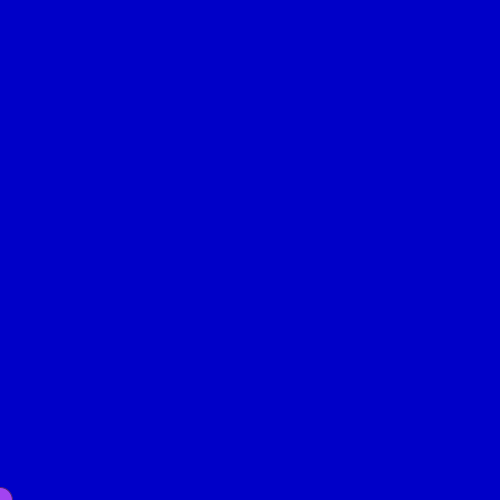
Frame 1 (no input)
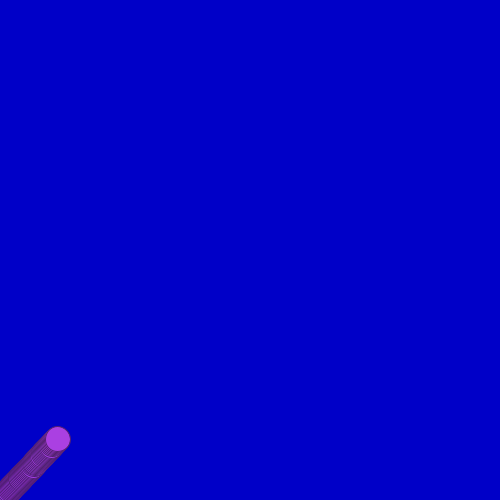
Frame 60 (the mouse pressed at the canvas centre just before this capture)
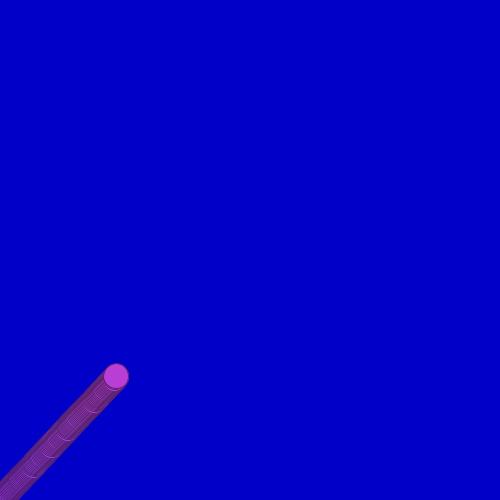
Frame 120 (the mouse held since frame 60 and released just before this capture)

The Processing sketch that drew these frames (run headless with seeded random() and noise(); from frame 60 on, the mouse is pressed at the canvas centre):

// Processing sketch: bila9b2D_BladzeniePred
// ── bila9b2D_BladzeniePred.pde
//"BILA" - MODEL RUCHU PUNKTU MATERIALNEGO - kolejne przybliżenia
//////////////////////////////////////////////////////////////////
//Program Processingu w trybie 2 - z widocznymi funkcjami
//////////////////////////////////////////////////////////////////
int FR=50; //Na ile kroków dzielimy sekundę?

void setup() //Jest wykonywane raz - po uruchomieniu
{
size(500,500);
//noSmooth();//Bez wygładzania lini? Po prostu odkomentować 
background(0,0,200);//rgB
frameRate(FR);
}

float h=0;
float x=0;
float vh=50;//prędkość pionowa w pikselach/SEKUNDE (!)
float vx=50;//prędkość pozioma
float ah=0;//Przyśpieszenie/hamowanie - tylko w pionie
float M=0.75; //Wydajność odbicia sprężystego 1-B = ile energi kinetycznej się rozprasza nie wraca do prędkości po odbiciu

float R=random(255),G=random(255),B=random(255);
void draw() //Jest wykonywane w niewidocznej pętli
{
  //Wizualizacja
  R+=random(-2.0,2.0);
  G+=random(-2.0,2.0);
  B+=random(-2.0,2.0);//Losuje z zakresu i o tyle powiększa (jaki ujemna to pomniejsza)
  //print(R,' ');//,G,' ',B,"; ");
  fill(R,G,B);
  stroke(R/2,G/2,B/2);
  ellipse(x,height-h,25,25);
  
  //Właściwy model
  vh+=random(-20.0,20.0)*1/FR;//Sterowanie wg. preferencji
  vx+=random(-20.0,20.0)*1/FR;//może być asymetryczne - można zobaczyć do czego to prowadzi
  
  vh+=ah*1/FR; //Powiększ prędkość o zmianę prędkości czyli przyśpieszenie pomnozone przez jednostkę czasu 
  h+=vh*1/FR; //Powieksz wysokość o drogę czyli prędkość pomnożąną przez jednostkę czasu
  x+=vx*1/FR; //Powiększ położenie poziome

  //Odbijamy od ścianek okna! Upraszczamy mechanizm odbicia
  if(h<0) 
  {
    vh=-vh*M;
    h=0; //Trochę oszukujemy
  }
  else
  if(height<h)
  {
    vh=-vh*M;
    h=height;//Trochę oszukujemy
  }
  //else //A jakby to wykomentować?
  if(x<0)
  {
     vx=-vx*M;
     x=0;//Trochę oszukujemy
  }
  else
  if(width<x)
  {
     vx=-vx*M;
     x=width;//Trochę oszukujemy
     //print(x,' ');
  }
}
